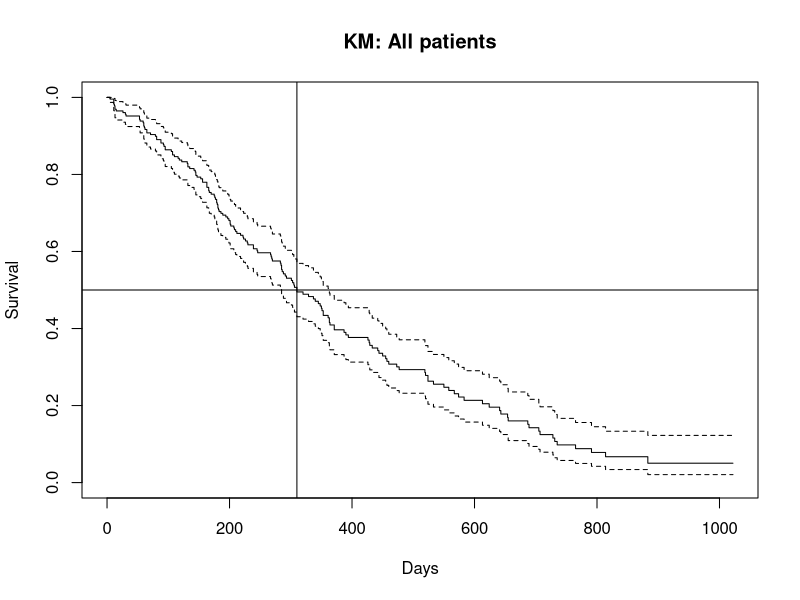
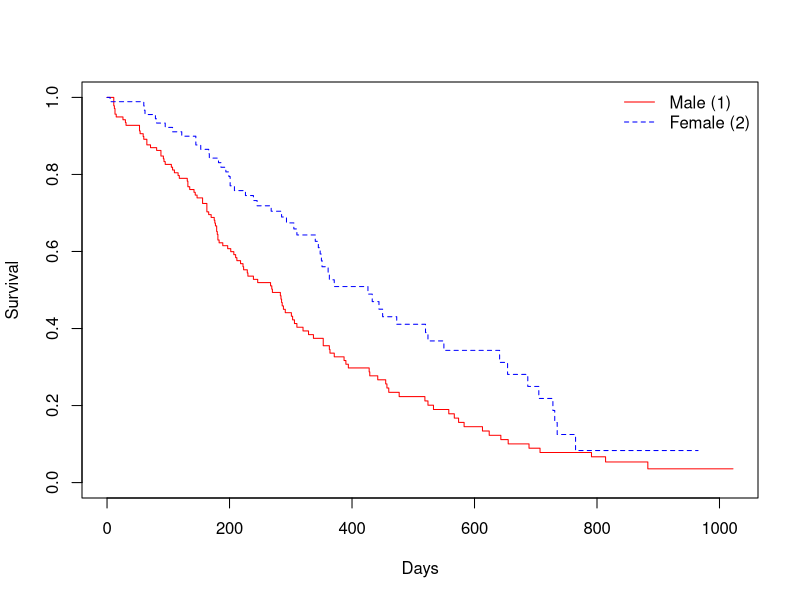

Reproduce these figures in R, in order.
## ---- chunk 1
#| warning: false
library(survival)
data(lung)
## ---- chunk 2
km_all <- survfit(Surv(time, status) ~ 1, data = lung)
plot(km_all, xlab="Days", ylab="Survival", main="KM: All patients")
abline(h=0.5)
abline(v=310)

## ---- chunk 3
summary(km_all)$table["median"]
## ---- chunk 4
km_sex <- survfit(Surv(time, status) ~ sex, data = lung)
plot(km_sex, col=c("red","blue"), lty=1:2, xlab="Days", ylab="Survival")
legend("topright", legend=c("Male (1)","Female (2)"),
       col=c("red","blue"), lty=1:2, bty="n")
## ---- chunk 5
survdiff(Surv(time, status) ~ sex, data = lung)
## ---- chunk 6
cox1 <- coxph(Surv(time, status) ~ age + sex + ph.ecog, data = lung)
summary(cox1)
## ---- chunk 7
#Exponentiate coefficients and confidence intervals.
hr  <- exp(coef(cox1))
ci  <- exp(confint(cox1))
out <- cbind(HR = hr, `2.5%` = ci[,1], `97.5%` = ci[,2])
round(out, 3)
